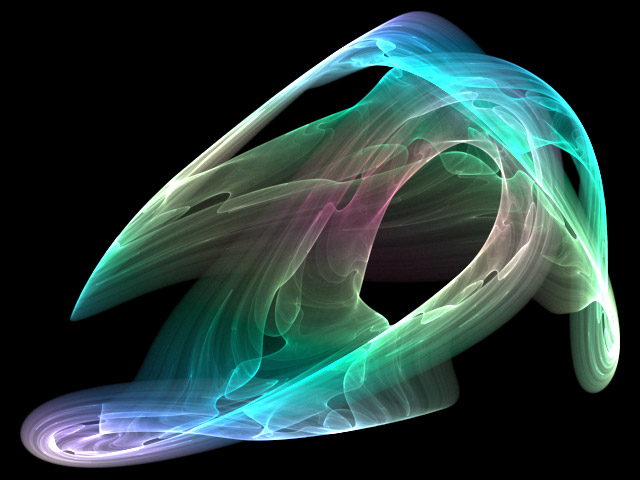
#> input picture testimgs/Atractor_Poisson_Saturne.jpg, 640 x 480 px
$ python -i measurechar.py   (imports and definitions only)   (older library calls are emulated)
#> lines starting #> are read from the running program, lines starting #| are printed output that depends on the picture
#> further down, picture is the input picture: PIL image 640x480 RGB; mean R, G, B 38.5, 60.7, 57.9
from PIL import Image, ImageFont, ImageDraw, ImageChops
ALGORITHM = Image.ANTIALIAS

letters='ABCDEFGHIJKLMNOPQRSTUVWXYZabcdefghijklmnopqrstuvwxyz1234567890!@#$%^&*()-=_+[]{}\|;:<,>.?/~`'
letters = letters+'"'+"'"+' '

def trim(im):
    bg = Image.new(im.mode, im.size, im.getpixel((19,19)))
#> bg: PIL image 640x480 RGB; every value is 0
    diff = ImageChops.difference(im, bg)
    diff = ImageChops.add(diff, diff, 1.0, 0)
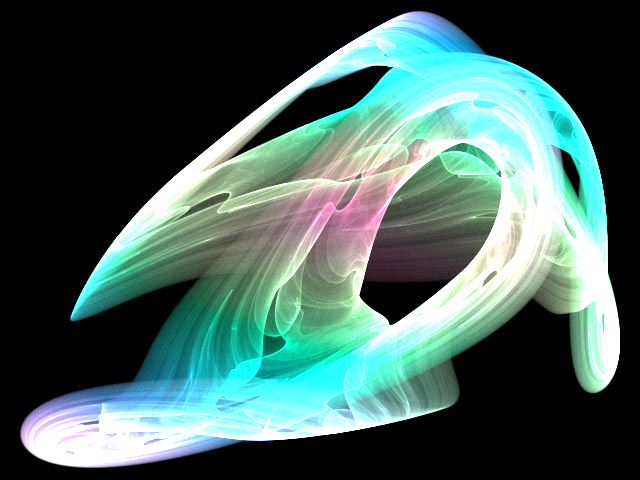
#> diff: PIL image 640x480 RGB; mean R, G, B 70.4, 98.9, 93.4
    bbox = diff.getbbox()
#> bbox = (16, 8, 624, 472)
    if bbox:
        return im.crop((0,0,max(bbox[2],5),max(bbox[3],8)))
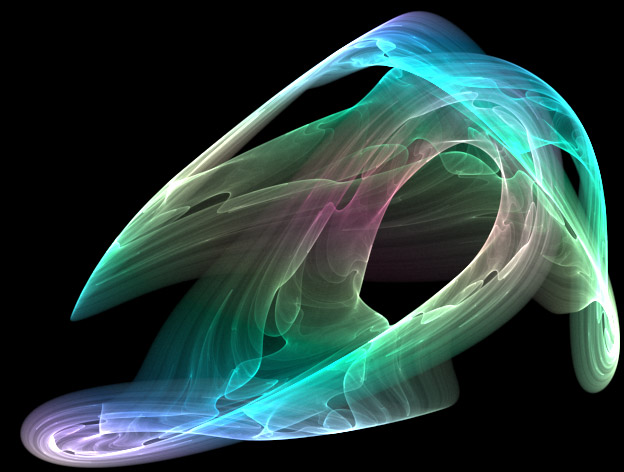
#> returned value: PIL image 624x472 RGB; mean R, G, B 40.1, 63.3, 60.4
    else:
        return im.crop((0,0,5,8))

#font = ImageFont.load('Uni3-Terminus14.psf')
font = ImageFont.load_default()

def measure(char):
    img = Image.new('RGBA',(20,20),'black')
    d = ImageDraw.Draw(img, 'RGBA')
    d.text((0,0),char,font=font)
    img=trim(img)
    img = img.resize((4,4),ALGORITHM)
    pix = img.load()
    p = []
    for y in range(1,img.size[1]):
        r=[]
        for x in range(1,img.size[0]):
            r.append((pix[x,y][0]+pix[x,y][1]+pix[x,y][2])/3)
        p.append(r)
#    img.save(char+'.png')
    return p

ltrs={}
# [2 lines not run here, left out]

order = sorted(ltrs.keys(), reverse=True, key=lambda x: sum([sum(y) for y in ltrs[x]]))
# [1 line not run here, left out]

>>> from PIL import Image
>>> picture = Image.open('../testimgs/Atractor_Poisson_Saturne.jpg')
>>> result = trim(picture)
